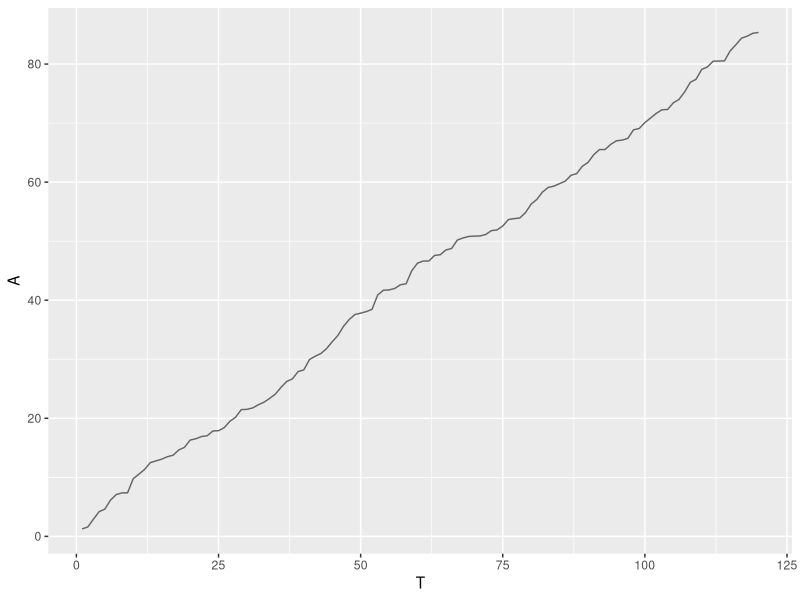
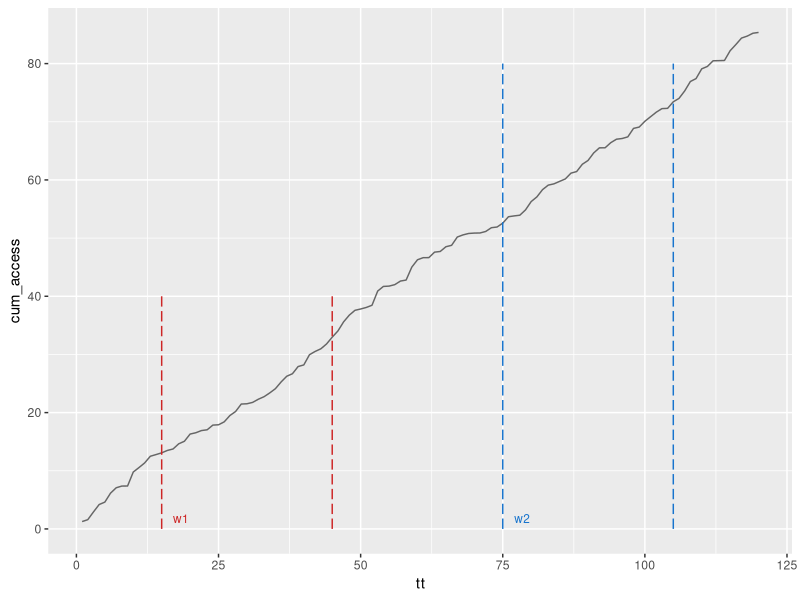
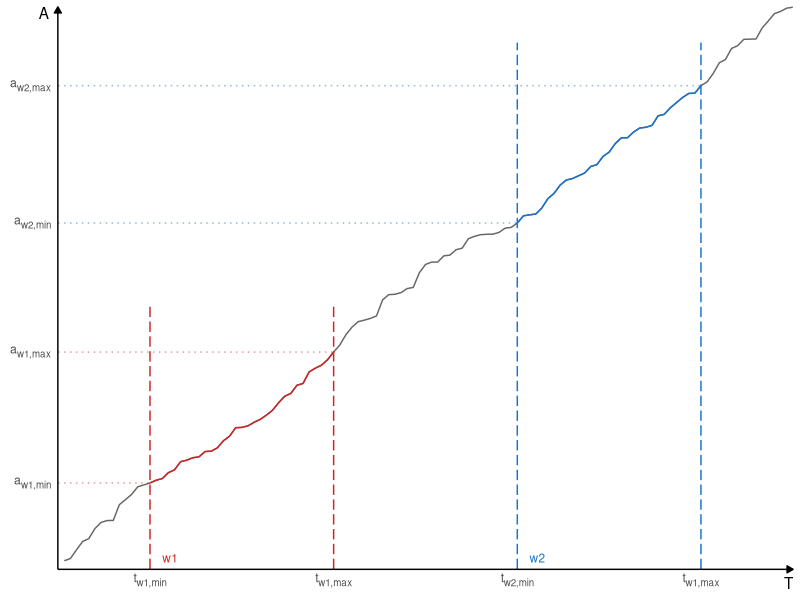
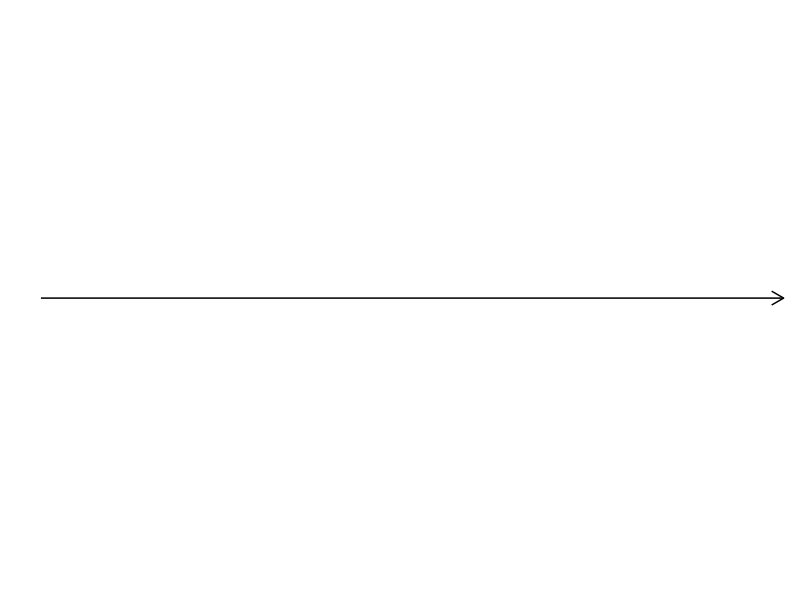

Write R code to recreate these figures, in order. (Note: this script raises an error after producing the figures.)
library(data.table)
library(ggplot2)
library(cowplot)
library(ggtext)

set.seed(0)

dist <- data.table(tt = 1:120)
dist[, access := abs(rnorm(120))]
dist[, cum_access := cumsum(access)]

tema <- theme_minimal() +
  theme(
    panel.grid = element_blank(),
    axis.line = element_line(arrow = arrow(type = "closed", length = unit(5, "points"))),
    axis.title.x = element_text(hjust = 1, margin = margin(t = -8)),
    axis.text.x = element_markdown(margin = margin())
  )

p1 <- ggplot(dist) +
  geom_line(aes(tt, cum_access), color = "gray40") +
  scale_x_continuous(name = "T") +
  scale_y_continuous(name = "A")

parrow <- ggplot() +
  geom_segment(
    aes(x = 0, xend = 1, y = 0, yend = 0),
    arrow = arrow(length = unit(10, "points"))
  ) +
  theme_minimal() +
  theme(
    axis.title = element_blank(),
    axis.text = element_blank(),
    panel.grid = element_blank(),
    plot.margin = margin(r = -15)
  )

janela1 <- c("t<sub>w1,min</sub>" = 15, "t<sub>w1,max</sub>" = 45)
janela2 <- c("t<sub>w2,min</sub>" = 75, "t<sub>w1,max</sub>" = 105)

access1 <- c(
  "a<sub>w1,min</sub>" = dist[tt == janela1[1]]$cum_access,
  "a<sub>w1,max</sub>" = dist[tt == janela1[2]]$cum_access
)
access2 <- c(
  "a<sub>w2,min</sub>" = dist[tt == janela2[1]]$cum_access,
  "a<sub>w2,max</sub>" = dist[tt == janela2[2]]$cum_access
)

p1_com_janelas <- ggplot(dist) +
  geom_line(aes(tt, cum_access), color = "gray40") +
  annotate(
    geom = "segment",
    x = janela1[1],
    xend = janela1[1],
    y = 0,
    yend = 40,
    linetype = "longdash",
    color = "firebrick3"
  ) +
  annotate(
    geom = "text",
    x = janela1[1] + 2,
    y = 1,
    color = "firebrick3",
    label = "w1",
    size = 3,
    hjust = 0,
    vjust = 0
  ) +
  annotate(
    geom = "segment",
    x = janela1[2],
    xend = janela1[2],
    y = 0,
    yend = 40,
    linetype = "longdash",
    color = "firebrick3"
  ) +
  annotate(
    geom = "segment",
    x = janela2[1],
    xend = janela2[1],
    y = 0,
    yend = 80,
    linetype = "longdash",
    color = "dodgerblue3"
  ) +
  annotate(
    geom = "text",
    x = janela2[1] + 2,
    y = 1,
    color = "dodgerblue3",
    label = "w2",
    size = 3,
    hjust = 0,
    vjust = 0
  ) +
  annotate(
    geom = "segment",
    x = janela2[2],
    xend = janela2[2],
    y = 0,
    yend = 80,
    linetype = "longdash",
    color = "dodgerblue3"
  )

p2 <- p1_com_janelas +
  geom_line(
    data = dist[tt >= janela1[1] & tt <= janela1[2]],
    mapping = aes(tt, cum_access),
    color = "firebrick3"
  ) +
  geom_line(
    data = dist[tt >= janela2[1] & tt <= janela2[2]],
    mapping = aes(tt, cum_access),
    color = "dodgerblue3"
  ) +
  annotate(
    geom = "segment",
    x = 0,
    xend = janela1[1],
    y = dist[tt == janela1[1]]$cum_access,
    yend = dist[tt == janela1[1]]$cum_access,
    linetype = "dotted",
    color = "firebrick3",
    alpha = 0.5
  ) +
  annotate(
    geom = "segment",
    x = 0,
    xend = janela1[2],
    y = dist[tt == janela1[2]]$cum_access,
    yend = dist[tt == janela1[2]]$cum_access,
    linetype = "dotted",
    color = "firebrick3",
    alpha = 0.5
  ) +
  annotate(
    geom = "segment",
    x = 0,
    xend = janela2[1],
    y = dist[tt == janela2[1]]$cum_access,
    yend = dist[tt == janela2[1]]$cum_access,
    linetype = "dotted",
    color = "dodgerblue3",
    alpha = 0.5
  ) +
  annotate(
    geom = "segment",
    x = 0,
    xend = janela2[2],
    y = dist[tt == janela2[2]]$cum_access,
    yend = dist[tt == janela2[2]]$cum_access,
    linetype = "dotted",
    color = "dodgerblue3",
    alpha = 0.5
  ) +
  scale_x_continuous(
    name = "T",
    breaks = c(janela1, janela2),
    expand = expansion(0, 0.05)
  ) +
  scale_y_continuous(
    name = "A",
    breaks = c(access1, access2),
    expand = expansion(0, 0.05)
  ) +
  tema +
  theme(
    axis.text.y = element_markdown(),
    axis.title.y = element_text(hjust = 1, angle = 0, margin = margin(r = -28)),
    plot.margin = margin(t = 5, r = 5, b = 5, l = 28)
  )

avg_access1 <- mean(dist[tt >= janela1[1] & tt <= janela1[2]]$cum_access)
avg_access2 <- mean(dist[tt >= janela2[1] & tt <= janela2[2]]$cum_access)

p3 <- p1_com_janelas +
  geom_segment(
    aes(x = janela1[1], xend = janela1[2], y = avg_access1, yend = avg_access1),
    color = "firebrick3"
  ) +
  geom_segment(
    aes(x = janela2[1], xend = janela2[2], y = avg_access2, yend = avg_access2),
    color = "dodgerblue3"
  ) +
  scale_x_continuous(
    name = "T", breaks = c(janela1, janela2),
    expand = expansion(0, 0.05)
  ) +
  scale_y_continuous(
    name = "A",
    breaks = c(avg_access1, avg_access2),
    labels = c(TeX("\\bar{$a_{w1}$}"), TeX("\\bar{$a_{w2}$}")),
    expand = expansion(0, 0.05)
  ) +
  annotate(
    geom = "segment",
    x = 0,
    xend = janela1[1],
    y = avg_access1,
    yend = avg_access1,
    linetype = "dotted",
    color = "firebrick3",
    alpha = 0.5
  ) +
  annotate(
    geom = "segment",
    x = 0,
    xend = janela2[1],
    y = avg_access2,
    yend = avg_access2,
    linetype = "dotted",
    color = "dodgerblue3",
    alpha = 0.5
  ) +
  tema +
  theme(
    axis.title.y = element_text(hjust = 1, angle = 0, margin = margin(r = -12)),
    plot.margin = margin(t = 5, r = 5, b = 5, l = 28)
  ) +
  expand_limits(x = 0, y = 0)

pf <- plot_grid(
  p2, parrow, p3,
  nrow = 1,
  rel_widths = c(1, 0.15, 1)
)

ggsave(
  "resultados/figura_esquematica_artigo_for.jpg",
  plot = pf,
  width = 16,
  height = 5,
  units = "cm"
)

